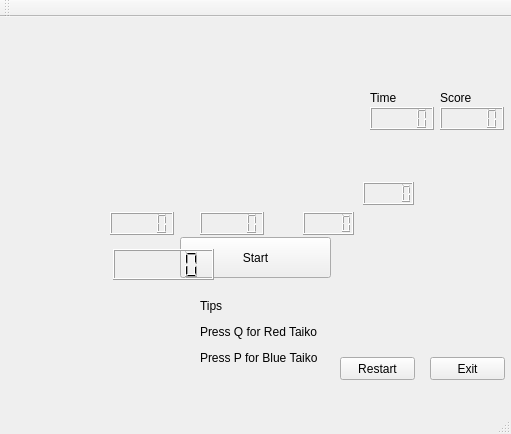
<?xml version="1.0" encoding="UTF-8"?>
<ui version="4.0">
 <class>MainWindow</class>
 <widget class="QMainWindow" name="MainWindow">
  <property name="geometry">
   <rect>
    <x>0</x>
    <y>0</y>
    <width>511</width>
    <height>434</height>
   </rect>
  </property>
  <property name="windowTitle">
   <string>MainWindow</string>
  </property>
  <widget class="QWidget" name="centralWidget">
   <widget class="QLabel" name="GameMainBackground">
    <property name="geometry">
     <rect>
      <x>0</x>
      <y>0</y>
      <width>511</width>
      <height>381</height>
     </rect>
    </property>
    <property name="text">
     <string/>
    </property>
    <property name="pixmap">
     <pixmap resource="img.qrc">:/img/bg.png</pixmap>
    </property>
   </widget>
   <widget class="QLabel" name="Startmob">
    <property name="geometry">
     <rect>
      <x>0</x>
      <y>180</y>
      <width>511</width>
      <height>201</height>
     </rect>
    </property>
    <property name="text">
     <string/>
    </property>
    <property name="pixmap">
     <pixmap resource="img.qrc">:/img/mob.png</pixmap>
    </property>
   </widget>
   <widget class="QLabel" name="around">
    <property name="geometry">
     <rect>
      <x>6</x>
      <y>115</y>
      <width>81</width>
      <height>71</height>
     </rect>
    </property>
    <property name="text">
     <string/>
    </property>
    <property name="pixmap">
     <pixmap resource="img.qrc">:/img/mtaikoflash_blue.png</pixmap>
    </property>
   </widget>
   <widget class="QLabel" name="blacksoul">
    <property name="geometry">
     <rect>
      <x>170</x>
      <y>200</y>
      <width>90</width>
      <height>90</height>
     </rect>
    </property>
    <property name="text">
     <string/>
    </property>
    <property name="pixmap">
     <pixmap resource="img.qrc">:/img/soulblk.png</pixmap>
    </property>
   </widget>
   <widget class="QLabel" name="bluesoul">
    <property name="geometry">
     <rect>
      <x>230</x>
      <y>200</y>
      <width>90</width>
      <height>90</height>
     </rect>
    </property>
    <property name="text">
     <string/>
    </property>
    <property name="pixmap">
     <pixmap resource="img.qrc">:/img/soulblue.png</pixmap>
    </property>
   </widget>
   <widget class="QLabel" name="bluetaiko">
    <property name="geometry">
     <rect>
      <x>620</x>
      <y>120</y>
      <width>75</width>
      <height>75</height>
     </rect>
    </property>
    <property name="text">
     <string/>
    </property>
    <property name="pixmap">
     <pixmap resource="img.qrc">:/img/bluetaiko.png</pixmap>
    </property>
   </widget>
   <widget class="QLabel" name="bluetaikol">
    <property name="geometry">
     <rect>
      <x>520</x>
      <y>115</y>
      <width>75</width>
      <height>75</height>
     </rect>
    </property>
    <property name="text">
     <string/>
    </property>
    <property name="pixmap">
     <pixmap resource="img.qrc">:/img/bluetaikol.png</pixmap>
    </property>
   </widget>
   <widget class="QLabel" name="drum">
    <property name="geometry">
     <rect>
      <x>0</x>
      <y>120</y>
      <width>91</width>
      <height>81</height>
     </rect>
    </property>
    <property name="text">
     <string/>
    </property>
    <property name="pixmap">
     <pixmap resource="img.qrc">:/img/mtaiko.png</pixmap>
    </property>
   </widget>
   <widget class="QLabel" name="goodl">
    <property name="geometry">
     <rect>
      <x>83</x>
      <y>115</y>
      <width>75</width>
      <height>75</height>
     </rect>
    </property>
    <property name="text">
     <string/>
    </property>
    <property name="pixmap">
     <pixmap resource="img.qrc">:/img/goodl.png</pixmap>
    </property>
   </widget>
   <widget class="QLabel" name="goods">
    <property name="geometry">
     <rect>
      <x>88</x>
      <y>127</y>
      <width>61</width>
      <height>51</height>
     </rect>
    </property>
    <property name="text">
     <string/>
    </property>
    <property name="pixmap">
     <pixmap resource="img.qrc">:/img/goods.png</pixmap>
    </property>
   </widget>
   <widget class="QLabel" name="greensoul">
    <property name="geometry">
     <rect>
      <x>290</x>
      <y>200</y>
      <width>90</width>
      <height>90</height>
     </rect>
    </property>
    <property name="text">
     <string/>
    </property>
    <property name="pixmap">
     <pixmap resource="img.qrc">:/img/soulgreen.png</pixmap>
    </property>
   </widget>
   <widget class="QLabel" name="mid">
    <property name="geometry">
     <rect>
      <x>10</x>
      <y>120</y>
      <width>71</width>
      <height>61</height>
     </rect>
    </property>
    <property name="text">
     <string/>
    </property>
    <property name="pixmap">
     <pixmap resource="img.qrc">:/img/mtaikoflash_red.png</pixmap>
    </property>
   </widget>
   <widget class="QLabel" name="notbadl">
    <property name="geometry">
     <rect>
      <x>78</x>
      <y>115</y>
      <width>75</width>
      <height>75</height>
     </rect>
    </property>
    <property name="text">
     <string/>
    </property>
    <property name="pixmap">
     <pixmap resource="img.qrc">:/img/notbadl.png</pixmap>
    </property>
   </widget>
   <widget class="QLabel" name="notbads">
    <property name="geometry">
     <rect>
      <x>90</x>
      <y>129</y>
      <width>61</width>
      <height>51</height>
     </rect>
    </property>
    <property name="text">
     <string/>
    </property>
    <property name="pixmap">
     <pixmap resource="img.qrc">:/img/notbads.png</pixmap>
    </property>
   </widget>
   <widget class="QLabel" name="redtaiko">
    <property name="geometry">
     <rect>
      <x>600</x>
      <y>120</y>
      <width>75</width>
      <height>75</height>
     </rect>
    </property>
    <property name="text">
     <string/>
    </property>
    <property name="pixmap">
     <pixmap resource="img.qrc">:/img/redtaiko.png</pixmap>
    </property>
   </widget>
   <widget class="QLabel" name="redtaikol">
    <property name="geometry">
     <rect>
      <x>590</x>
      <y>115</y>
      <width>75</width>
      <height>75</height>
     </rect>
    </property>
    <property name="text">
     <string/>
    </property>
    <property name="pixmap">
     <pixmap resource="img.qrc">:/img/redtaikol.png</pixmap>
    </property>
   </widget>
   <widget class="QLabel" name="scoreboard">
    <property name="geometry">
     <rect>
      <x>80</x>
      <y>150</y>
      <width>371</width>
      <height>131</height>
     </rect>
    </property>
    <property name="text">
     <string/>
    </property>
    <property name="pixmap">
     <pixmap resource="img.qrc">:/img/scoreboard.png</pixmap>
    </property>
   </widget>
   <widget class="QLabel" name="score">
    <property name="geometry">
     <rect>
      <x>440</x>
      <y>70</y>
      <width>31</width>
      <height>21</height>
     </rect>
    </property>
    <property name="text">
     <string>Score</string>
    </property>
   </widget>
   <widget class="QLabel" name="target">
    <property name="geometry">
     <rect>
      <x>90</x>
      <y>110</y>
      <width>51</width>
      <height>90</height>
     </rect>
    </property>
    <property name="text">
     <string/>
    </property>
    <property name="pixmap">
     <pixmap resource="img.qrc">:/img/target.png</pixmap>
    </property>
   </widget>
   <widget class="QLabel" name="timer">
    <property name="geometry">
     <rect>
      <x>370</x>
      <y>70</y>
      <width>31</width>
      <height>21</height>
     </rect>
    </property>
    <property name="text">
     <string>Time</string>
    </property>
   </widget>
   <widget class="QLabel" name="yellowsoul">
    <property name="geometry">
     <rect>
      <x>350</x>
      <y>200</y>
      <width>90</width>
      <height>90</height>
     </rect>
    </property>
    <property name="text">
     <string/>
    </property>
    <property name="pixmap">
     <pixmap resource="img.qrc">:/img/soulyellow.png</pixmap>
    </property>
   </widget>
   <widget class="QPushButton" name="Start">
    <property name="geometry">
     <rect>
      <x>180</x>
      <y>220</y>
      <width>151</width>
      <height>41</height>
     </rect>
    </property>
    <property name="text">
     <string>Start</string>
    </property>
   </widget>
   <widget class="QPushButton" name="exit">
    <property name="geometry">
     <rect>
      <x>430</x>
      <y>340</y>
      <width>75</width>
      <height>23</height>
     </rect>
    </property>
    <property name="text">
     <string>Exit</string>
    </property>
   </widget>
   <widget class="QPushButton" name="restart">
    <property name="geometry">
     <rect>
      <x>340</x>
      <y>340</y>
      <width>75</width>
      <height>23</height>
     </rect>
    </property>
    <property name="text">
     <string>Restart</string>
    </property>
   </widget>
   <widget class="QLCDNumber" name="lcdNumberscore">
    <property name="geometry">
     <rect>
      <x>440</x>
      <y>90</y>
      <width>64</width>
      <height>23</height>
     </rect>
    </property>
   </widget>
   <widget class="QLCDNumber" name="lcdNumbertimer">
    <property name="geometry">
     <rect>
      <x>370</x>
      <y>90</y>
      <width>64</width>
      <height>23</height>
     </rect>
    </property>
   </widget>
   <widget class="QLCDNumber" name="lcdcorrectrate">
    <property name="geometry">
     <rect>
      <x>363</x>
      <y>165</y>
      <width>51</width>
      <height>23</height>
     </rect>
    </property>
   </widget>
   <widget class="QLCDNumber" name="lcdnan">
    <property name="geometry">
     <rect>
      <x>303</x>
      <y>195</y>
      <width>51</width>
      <height>23</height>
     </rect>
    </property>
   </widget>
   <widget class="QLCDNumber" name="lcdniceplay">
    <property name="geometry">
     <rect>
      <x>110</x>
      <y>195</y>
      <width>64</width>
      <height>23</height>
     </rect>
    </property>
   </widget>
   <widget class="QLCDNumber" name="lcdnotbadplay">
    <property name="geometry">
     <rect>
      <x>200</x>
      <y>195</y>
      <width>64</width>
      <height>23</height>
     </rect>
    </property>
   </widget>
   <widget class="QLCDNumber" name="lcdscore">
    <property name="geometry">
     <rect>
      <x>113</x>
      <y>232</y>
      <width>101</width>
      <height>31</height>
     </rect>
    </property>
   </widget>
   <widget class="QLabel" name="tips">
    <property name="geometry">
     <rect>
      <x>200</x>
      <y>280</y>
      <width>121</width>
      <height>71</height>
     </rect>
    </property>
    <property name="text">
     <string>&lt;html&gt;&lt;head/&gt;&lt;body&gt;&lt;p&gt;Tips&lt;/p&gt;&lt;p&gt;Press Q for Red Taiko&lt;/p&gt;&lt;p&gt;Press P for Blue Taiko&lt;/p&gt;&lt;/body&gt;&lt;/html&gt;</string>
    </property>
   </widget>
   <zorder>GameMainBackground</zorder>
   <zorder>drum</zorder>
   <zorder>mid</zorder>
   <zorder>around</zorder>
   <zorder>blacksoul</zorder>
   <zorder>bluesoul</zorder>
   <zorder>greensoul</zorder>
   <zorder>yellowsoul</zorder>
   <zorder>goodl</zorder>
   <zorder>bluetaikol</zorder>
   <zorder>bluetaiko</zorder>
   <zorder>goods</zorder>
   <zorder>notbadl</zorder>
   <zorder>notbads</zorder>
   <zorder>redtaiko</zorder>
   <zorder>Startmob</zorder>
   <zorder>score</zorder>
   <zorder>timer</zorder>
   <zorder>Start</zorder>
   <zorder>exit</zorder>
   <zorder>restart</zorder>
   <zorder>lcdNumberscore</zorder>
   <zorder>lcdNumbertimer</zorder>
   <zorder>target</zorder>
   <zorder>scoreboard</zorder>
   <zorder>lcdcorrectrate</zorder>
   <zorder>lcdnan</zorder>
   <zorder>lcdniceplay</zorder>
   <zorder>lcdnotbadplay</zorder>
   <zorder>lcdscore</zorder>
   <zorder>redtaikol</zorder>
   <zorder>tips</zorder>
  </widget>
  <widget class="QMenuBar" name="menuBar">
   <property name="geometry">
    <rect>
     <x>0</x>
     <y>0</y>
     <width>511</width>
     <height>21</height>
    </rect>
   </property>
  </widget>
  <widget class="QToolBar" name="mainToolBar">
   <attribute name="toolBarArea">
    <enum>TopToolBarArea</enum>
   </attribute>
   <attribute name="toolBarBreak">
    <bool>false</bool>
   </attribute>
  </widget>
  <widget class="QStatusBar" name="statusBar"/>
 </widget>
 <layoutdefault spacing="6" margin="11"/>
 <resources>
  <include location="img.qrc"/>
 </resources>
 <connections/>
</ui>
